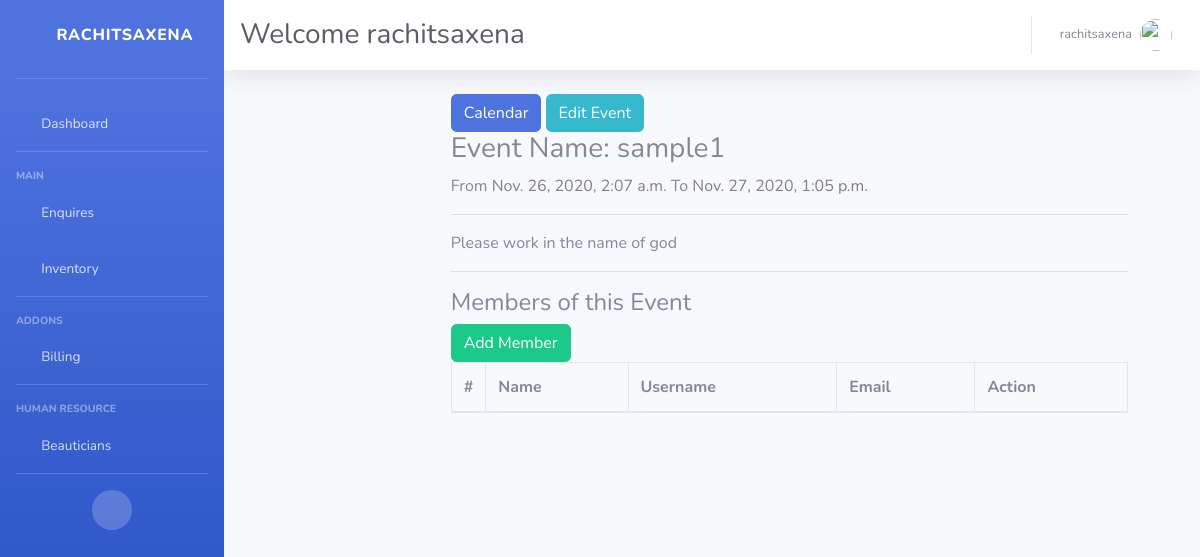
Page /event/1/details/ (signed in) on the committed database.
### calendarapp/models.py (models this page shows, shortened)
class Event(models.Model):
    user = models.ForeignKey(User, on_delete=models.CASCADE)
    title = models.CharField(max_length=200, unique=True)
    description = models.TextField()
    start_time = models.DateTimeField()
    end_time = models.DateTimeField()
    created_date = models.DateTimeField(auto_now_add=True)

### calendarapp/views.py (the view)
# urls.py: path('event/<int:event_id>/details/', views.event_details, name='event-detail'),
@login_required(login_url='signup')
def event_details(request, event_id):
    event = Event.objects.get(id=event_id)
    eventmember = EventMember.objects.filter(event=event)
    context = {
        'event': event,
        'eventmember': eventmember
    }
    return render(request, 'basic/calander/event-details.html', context)

### basic/templates/basic/calander/event-details.html (shortened to what this page needs)
{% extends 'basic/base.html' %}
{% block content %}
<main role="main" class="col-md-9 ml-sm-auto col-lg-10 px-md-4">
    <div class="container">
        <div class="clearfix">
            <a class="btn btn-primary left" href="{% url 'calendarapp:calendar' %}"> Calendar </a>
            <a class="btn btn-info right mr-2" href="{% url 'calendarapp:event_edit' event.pk %}"> Edit Event </a>
        </div>
        <div class="clearfix">
            <h3>Event Name: {{ event.title }}</h3>
            <p>From <span style="color: gray;">{{ event.start_time }}</span> To <span style="color: gray;">{{ event.end_time }}</span></p>
            <hr>
            <p>{{ event.description }}</p>
        </div>
        <hr>
        <div class="clearfix">
            <h4 class="left" > Members of this Event</h4>
            <a class="btn btn-success right" href="{% url 'calendarapp:add_eventmember' event.id %}"> Add Member </a>
        </div>
        <table class="table table-bordered">
            <thead>
                <tr>
                  <th style="width: 10px">#</th>
                  <th>Name</th>
                  <th>Username</th>
                  <th>Email</th>
                  <th>Action</th>
                </tr>
              </thead>
        </table>
    </div>
</main>
{% endblock %}

### basic/templates/basic/base.html (shortened to what this page needs)
<!DOCTYPE html>
<html lang="en">
{% load static %}
<head>
    <link href="{% static 'frontend/vendor/fontawesome-free/css/all.min.css' %}" rel="stylesheet" type="text/css">
    <link href="{% static 'frontend/css/sb-admin-2.min.css' %}" rel="stylesheet">
</head>
<body id="page-top">
    <div id="wrapper">
        <ul class="navbar-nav bg-gradient-primary sidebar sidebar-dark accordion" id="accordionSidebar">
            <a class="sidebar-brand d-flex align-items-center justify-content-center " href="{% url 'calendarapp:calendar' %}">
                <div class="sidebar-brand-icon rotate-n-15">
                    <i class="fas fa-fan"></i>
                </div>
                <div class="sidebar-brand-text mx-3">RachitSaxena</div>
            </a>
            <hr class="sidebar-divider mt-2">
            <li class="nav-item">
                <a class="nav-link" href="{% url 'calendarapp:calendar' %}">
                    <i class="fas fa-fw fa-tachometer-alt"></i>
                    <span>Dashboard</span></a>
            </li>
            <hr class="sidebar-divider">
            <div class="sidebar-heading">
                Main
            </div>
            <li class="nav-item">
                <a class="nav-link" href="{% url 'enquiry' %}">
                    <i class="fas fa-fw fa-chart-area"></i>
                    <span>Enquires</span></a>
            </li>
            <li class="nav-item">
                <a class="nav-link" href={% url 'stock' %}>
                    <i class="fas fa-fw fa-chart-area"></i>
                    <span>Inventory</span></a>
            </li>
            <hr class="sidebar-divider">
            <div class="sidebar-heading">
                Addons
            </div>
            <li class="nav-item">
                <a class="nav-link " href="{% url 'serviceSlip' %}">
                    <i class="fas fa-fw fa-chart-area"></i>
                    <span>Billing</span></a>
            </li>
            <hr class="sidebar-divider">
             <div class="sidebar-heading">
                Human Resource
            </div>
             <li class="nav-item">
                <a class="nav-link " href="{% url 'employee' %}">
                    <i class="fas fa-fw fa-table"></i>
                    <span>Beauticians</span></a>
            </li>
            <hr class="sidebar-divider d-none d-md-block">
            <div class="text-center d-none d-md-inline">
                <button class="rounded-circle border-0" id="sidebarToggle"></button>
            </div>
        </ul>
        <div id="content-wrapper" class="d-flex flex-column">
            <div id="content">
                <nav class="navbar navbar-expand navbar-light bg-white topbar mb-4 static-top shadow">
                    <h1 class="h3 mt-2 text-gray-800">Welcome {{request.user}}</h1>
                    <ul class="navbar-nav ml-auto">
                        <li class="nav-item dropdown no-arrow">
                            <a class="nav-link dropdown-toggle" href="#" id="userDropdown" role="button"
                                data-toggle="dropdown" aria-haspopup="true" aria-expanded="false">
                                <span class="mr-2 d-none d-lg-inline text-gray-600 small">{{request.user}}</span>
                                <img class="img-profile rounded-circle"
                                    src="{% static 'defaultPhoto.png' %}">
                            </a>
                        </li>
                    </ul>
                </nav>
                <div class="container-fluid">
                    {% block content %}
                    {% endblock content %}
                </div>
            </div>
        </div>
    </div>
</body>
</html>

### rows in the picture
Event: title "sample1", start_time "Nov. 26, 2020, 2:07 a.m.", end_time "Nov. 27, 2020, 1:05 p.m.", description "Please work in the name of god"

### other values in the picture
{{ request.user }} "rachitsaxena"
